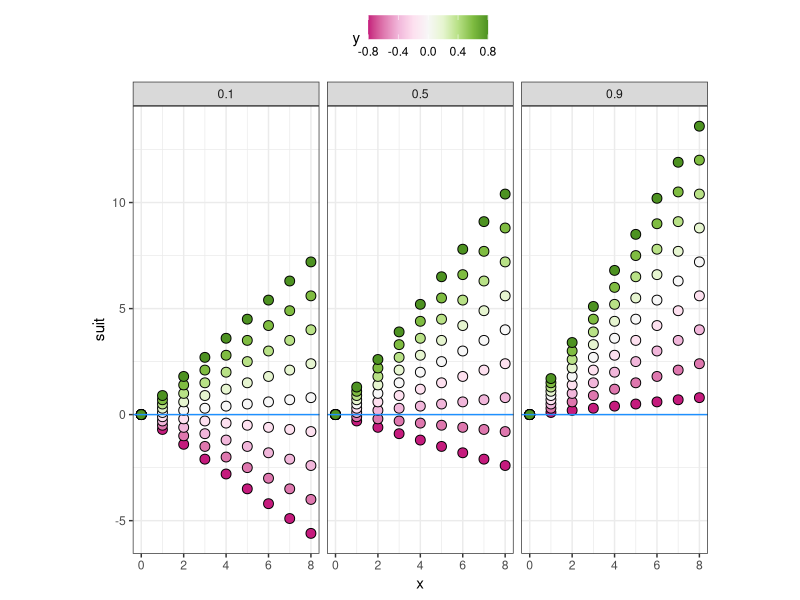
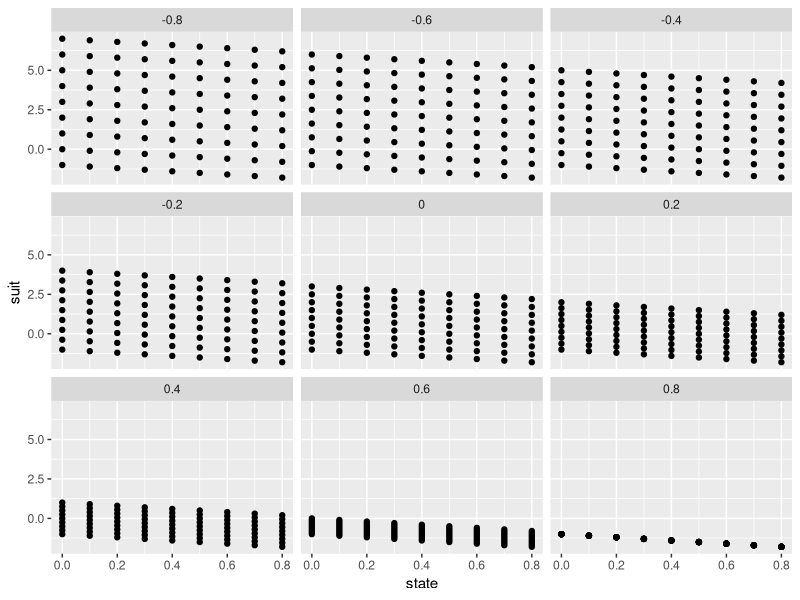

These figures' R source, in order:
#### Introductory essay code ####

library(tidyverse);library(RColorBrewer)
a = data_frame(x = 0:8, y = seq(-0.8, 0.8, length.out = 9), v1 = 0.1, v2 = 0.5, v3 = 0.9) %>% expand(x,y,v1,v2,v3) %>% gather(comp, val, - x, -y) %>% mutate(suit = (x*val)+(x*y))

#### movement and competition ####
ggplot(a)+geom_point(aes(x=x, y = suit, fill = y), shape = 21, size = 3)+labs(list(x = "conspecifics in destination cell", y = "suitability ∝ f(y)", fill = "delta\ncompetitiveness", size = "individual\ncompetitiveness"))+scale_fill_gradientn(colours = brewer.pal(9, "PiYG"))+theme_bw()+geom_abline(slope = 0, col = "dodgerblue")+theme(legend.position="top")+coord_equal()+facet_wrap(~val)

#### movement and internal state ####

b = data_frame(x = 0.5, y = c(0:8)/1, state = c(0:8)/10, slope = seq(-0.8, 0.8, length.out = 9)) %>% expand(x,y, state, slope) %>% mutate(cost = ifelse(y == 0.5, 0, 1), suit = (1 - scales::rescale(slope)) * y - state - cost)

head(b)

ggplot(b)+geom_point(aes(x = state, y = suit))+facet_wrap(~slope)
